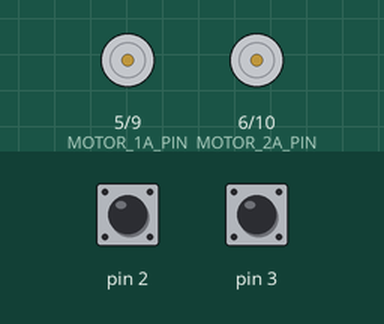
A sketch run on a simulated Arduino Uno, built with avr-gcc and run on an emulated ATmega328P. Shown: motor-driver pin pairs drawn as motors (green arrow = first pin HIGH = forward, orange = second pin HIGH = backward, longer = more drive). Inputs (shaded band) come from the test bench; at power-on: pin 2 LOW, pin 3 LOW.

Above: at 1.2 s.
1.3 s: pin 2 pulsed HIGH 2 times (0.12 s each, 0.3 s apart)
At 1.8 s:
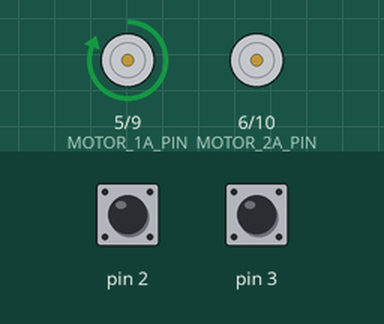
3.4 s: pin 3 pulsed HIGH 2 times (0.12 s each, 0.3 s apart)
At 4.6 s:
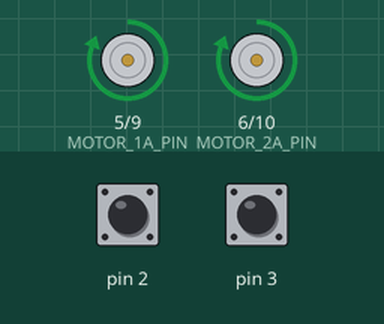
Timing chart, 0 to 6.4 s (numbered marks = the images above; inputs shaded):
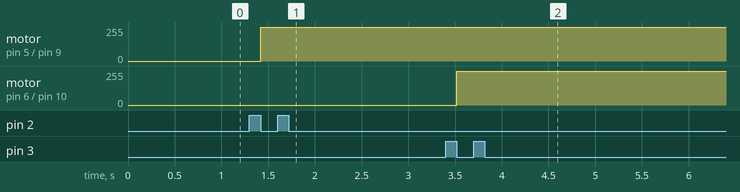

Measured:
- after the input at 1.3 s, motor on pin 5 (MOTOR_1A_PIN) / pin 9 (MOTOR_1B_PIN): stopped → forward 255/255 after 0.12 s
- after the input at 3.4 s, motor on pin 6 (MOTOR_2A_PIN) / pin 10 (MOTOR_2B_PIN): stopped → forward 255/255 after 0.12 s

The sketch:

duckdrive.ino
```cpp
#define CHANNEL_1_PIN   0 //pin 2
#define CHANNEL_2_PIN   1 //pin 3

#define MOTOR_1A_PIN    5
#define MOTOR_1B_PIN    9
#define MOTOR_2A_PIN    6
#define MOTOR_2B_PIN   10

//micros when the pin goes HIGH
volatile unsigned long timer_start1;
volatile unsigned long timer_start2;//difference between timer_start and micros() is the length of time that the pin
//was HIGH - the PWM pulse length.
volatile int pulse_time1 = 1500;
volatile int pulse_time2 = 1500;

//this is the time that the last interrupt occurred.
//you can use this to determine if your receiver has a signal or not.
volatile int last_interrupt_time1;
volatile int last_interrupt_time2;

//calcSignal is the interrupt handler
void calcSignal1()
{
//record the interrupt time so that we can tell if the receiver has a signal from the transmitter
 last_interrupt_time1 = micros();

//if the pin has gone HIGH, record the microseconds since the Arduino started up
 if(digitalRead(2) == HIGH)
 {
        timer_start1 = micros();
  }
//otherwise, the pin has gone LOW
  else
  {
      //only worry about this if the timer has actually started
      if(timer_start1 > 0)
      {
          //record the pulse time
          pulse_time1 = ((volatile int)micros() - timer_start1);
          //restart the timer
          timer_start1 = 0;
      }
  }
}

void calcSignal2()
{
//record the interrupt time so that we can tell if the receiver has a signal from the transmitter
 last_interrupt_time2 = micros();

//if the pin has gone HIGH, record the microseconds since the Arduino started up
 if(digitalRead(3) == HIGH)
    {
        timer_start2 = micros();
    }
//otherwise, the pin has gone LOW
    else
    {
        //only worry about this if the timer has actually started
        if(timer_start2 > 0)
        {
            //record the pulse time
            pulse_time2 = ((volatile int)micros() - timer_start2);
            //restart the timer
            timer_start2 = 0;
        }
    }
}

void setup() {
  pinMode(MOTOR_1A_PIN, OUTPUT);
  pinMode(MOTOR_1B_PIN, OUTPUT);
  pinMode(MOTOR_2A_PIN, OUTPUT);
  pinMode(MOTOR_2B_PIN, OUTPUT);

  timer_start1 = 0;
  attachInterrupt(CHANNEL_1_PIN, calcSignal1, CHANGE);
  timer_start2 = 0;
  attachInterrupt(CHANNEL_2_PIN, calcSignal2, CHANGE);
}

void loop() {
  //code for brushed ESC
  if( pulse_time1 <= 1480) {
    analogWrite(MOTOR_1A_PIN, constrain((1480 - pulse_time1) / 2, 0, 255)); //EX 1480-1400= 80/2 = 40/255 %DC = 15 %DC
    analogWrite(MOTOR_1B_PIN, 0); //never run both directions on the same wheel at once.
  }
  else if(pulse_time1 >= 1520) {
    analogWrite(MOTOR_1B_PIN, constrain(abs(1520 - pulse_time1) / 2, 0, 255)); //EX abs(1520 - 1600) = 80/2 = 40/255 %DC = 15 %DC
    analogWrite(MOTOR_1A_PIN, 0); //never run both directions on the same wheel at once.
  }
  else {
    analogWrite(MOTOR_1A_PIN, 0);
    analogWrite(MOTOR_1B_PIN, 0);
  }

  if( pulse_time2 <= 1480) {
    analogWrite(MOTOR_2A_PIN, constrain((1480 - pulse_time2) / 2, 0, 255)); //EX 1480-1400= 80/2 = 40/255 %DC = 15 %DC
    analogWrite(MOTOR_2B_PIN, 0); //never run both directions on the same wheel at once.
  }
  else if(pulse_time2 >= 1520) {
    analogWrite(MOTOR_2B_PIN, constrain(abs(1520 - pulse_time2) / 2, 0, 255)); //EX abs(1520 - 1600) = 80/2 = 40/255 %DC = 15 %DC
    analogWrite(MOTOR_2A_PIN, 0); //never run both directions on the same wheel at once.
  }
  else {
    analogWrite(MOTOR_2A_PIN, 0);
    analogWrite(MOTOR_2B_PIN, 0);
  }

}
```
